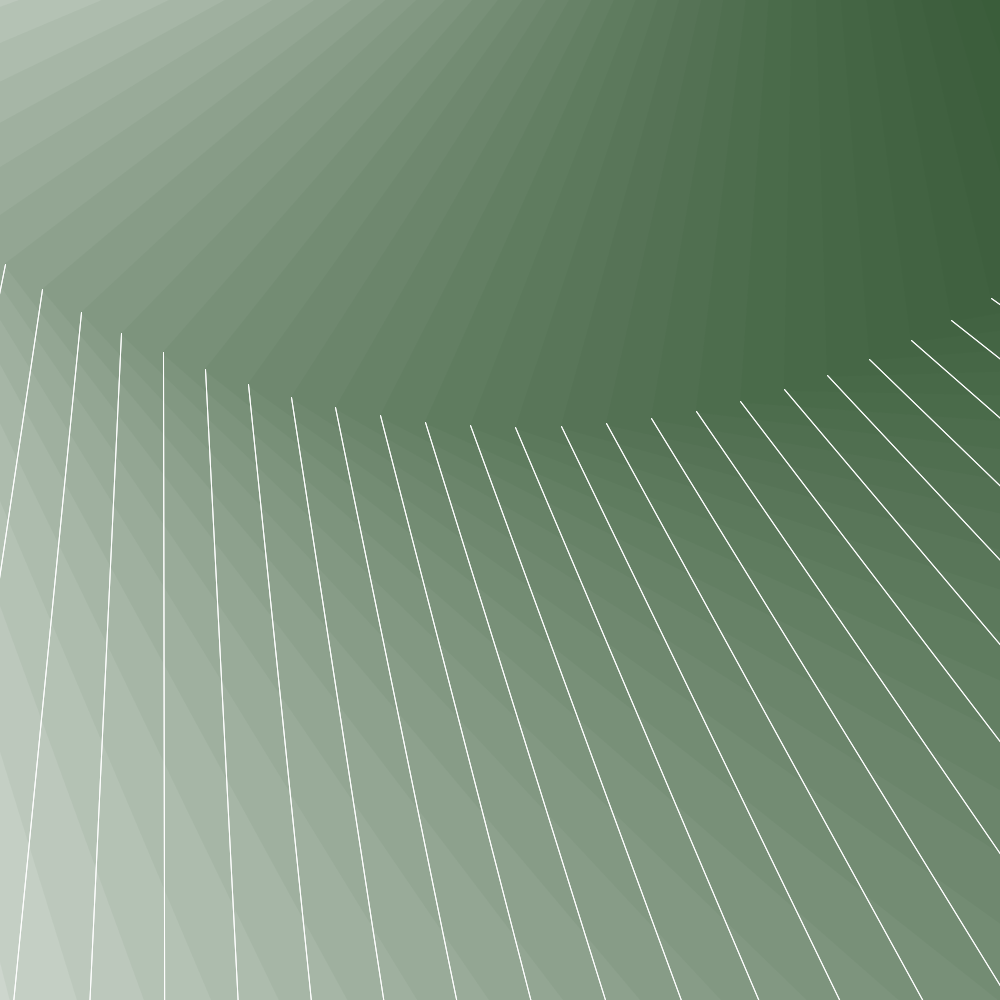
Frame 1 (no input)
Frame 60 (the mouse pressed at the canvas centre just before this capture): identical to frame 1, image omitted
Frame 120 (the mouse held since frame 60 and released just before this capture): identical to frame 1, image omitted

The Processing sketch that drew this single still picture (run headless with seeded random() and noise(); from frame 60 on, the mouse is pressed at the canvas centre):

// Processing sketch: loops_230227c
// ── loops_230227c.pde
void setup() {
  size(1000, 1000);
  rectMode(CENTER);
}

void draw() {
  background(255);
  translate(width/2, width/2);
  noStroke();
  fill(#0f3610, 12);
  for(int i = 0; i < 44; i++){
    square(-138, 0, 1405);
    translate(49, 0);
    rotate(-0.05);
  }
  
  resetMatrix();
  translate(width/2, width/2);
  stroke(#ffffff);
  for(int i = 0; i < 100; i++){
    line(-495, -236, -720, 885);
    translate(49, 0);
    rotate(-0.05);
  }
  
  resetMatrix();
  translate(width/2, width/2);
  stroke(#ffffff);
  for(int i = 0; i < 100; i++){
    line(-495, -236, -720, 885);
    translate(49, 0);
    rotate(-0.05);
  }
}
